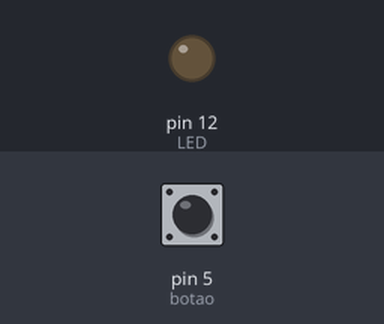
Recording of a sketch running on a simulated Arduino Uno, built with avr-gcc and run on an emulated ATmega328P. Shown: output pins drawn as LEDs (lit = HIGH). Dashed ring = blinking. The inputs (shaded band) are chosen by the test bench; at power-on: pin 5 (botao) LOW.

Above: at 1.2 s.
1.3 s: pin 5 (botao) pulled HIGH for 3.2 s
At 1.7 s:
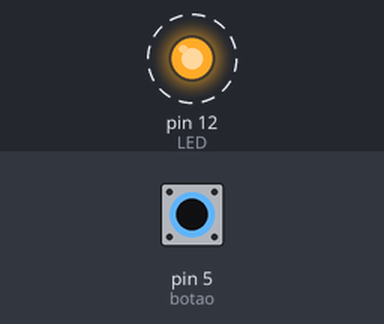
Timing chart, 0 to 6.3 s (numbered marks = the images above; inputs shaded):
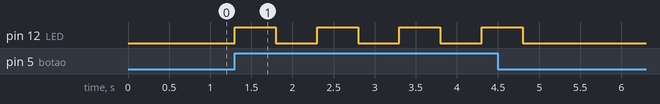

Measured:
- after the input at 1.3 s, pin 12 (LED): alternates HIGH for 0.50 s and LOW for 0.50 s, 8 changes in all, then stays LOW, starting at once

The sketch:

julia_watanabe_eco_ex6.ino
```cpp
const int LED = 12;
const int botao = 5;

void setup(){
  pinMode(LED, OUTPUT);
  pinMode(botao, INPUT);
}
void loop(){
  int leitura;
  leitura = digitalRead(botao);
  if(leitura == HIGH){
    digitalWrite(LED, HIGH);
    delay(500);
    digitalWrite(LED, LOW);
    delay(500);
  }
  else{
    digitalWrite(LED, LOW);
  }
}
```
